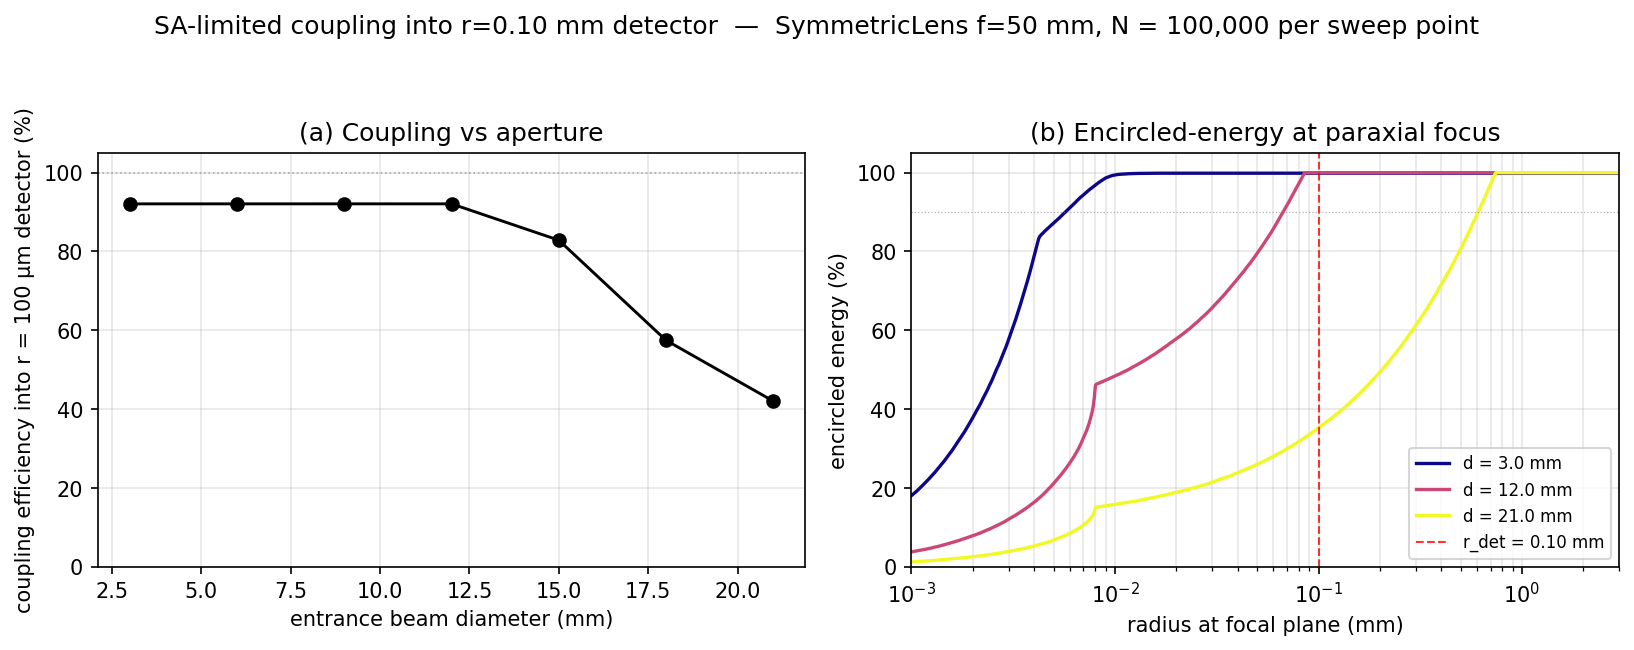

Here is the Python script that generated this plot:
"""
Figure 2c -- Fibre-coupling efficiency as a function of entrance aperture.

A practical illustration of the SA measured in fig2b: for a fixed singlet
collecting collimated light and focussing into a detector that approximates
a multimode fibre core, increasing the entrance aperture delivers more
geometric throughput but at the cost of SA-driven spot broadening. The
coupling efficiency (fraction of launched photons absorbed by the detector)
therefore degrades monotonically with aperture once SA dominates.

Setup:
  - SymmetricLens f=50 mm, d=25.4 mm, t=3.6 mm, n=1.50 (default 2352-tri smoothed mesh)
  - Collimated DirectionalSource at z=-20 mm, 10^6 photons
  - Detector: Circle(radius=0.1 mm, asDetector(halfAngle=pi/2)) centred at z=50 mm
  - Beam diameters swept over {3, 6, 9, 12, 15, 18, 21} mm

Outputs: coupling-efficiency vs beam-diameter curve, encircled-energy curves
at the paraxial focal plane for three representative apertures, and a summary
table of (d_beam, RMS, R90, coupling).

Verification: (i) efficiency at smallest aperture > 0.80, (ii) efficiency at
largest aperture < 0.50, (iii) efficiency non-increasing with aperture
(monotonic degradation), (iv) R90 strictly increases with aperture.

Run:
    MPLBACKEND=Agg python fig2c_coupling_efficiency.py
    FIG2C_N=200000 python fig2c_coupling_efficiency.py      # quick check
"""
import os
import sys
from typing import Optional, Tuple

import numpy as np
import matplotlib.pyplot as plt

from pytissueoptics import (
    Circle,
    Cuboid,
    DirectionalSource,
    EnergyLogger,
    PointCloudStyle,
    ScatteringMaterial,
    ScatteringScene,
    SymmetricLens,
    Vector,
    Viewer,
    hardwareAccelerationIsAvailable,
)
from pytissueoptics.rayscattering.energyLogging import PointCloudFactory
from pytissueoptics.scene.logger import InteractionKey

N_PHOTONS_DEFAULT = 1_000_000 if hardwareAccelerationIsAvailable() else 5_000
N_PHOTONS = int(os.environ.get("FIG2C_N", N_PHOTONS_DEFAULT))
SEED = int(os.environ.get("FIG2C_SEED", "42"))

LENS_F = 50.0
LENS_D = 25.4
LENS_T = 3.6
GLASS_N = 1.50
DETECTOR_RADIUS = 0.1  # mm (mimics a 200 um core MMF)
BEAM_DIAMETERS = [3.0, 6.0, 9.0, 12.0, 15.0, 18.0, 21.0]
SCREEN_LABEL = "FocalScreen"


def run_single(beam_diameter: float) -> Tuple[float, Optional[float], Optional[float], int]:
    glass = ScatteringMaterial(n=GLASS_N)
    vacuum = ScatteringMaterial()

    lens = SymmetricLens(f=LENS_F, diameter=LENS_D, thickness=LENS_T,
                         material=glass, position=Vector(0, 0, 0))
    screen = Cuboid(a=30, b=30, c=0.05, position=Vector(0, 0, LENS_F + 0.025),
                    material=vacuum, label=SCREEN_LABEL)

    det = Circle(radius=DETECTOR_RADIUS, orientation=Vector(0, 0, -1),
                 position=Vector(0, 0, LENS_F - 0.5), label="detector")
    det.asDetector(halfAngle=np.pi / 2)

    scene = ScatteringScene([lens, screen, det])

    source = DirectionalSource(position=Vector(0, 0, -20), direction=Vector(0, 0, 1),
                                diameter=beam_diameter, N=N_PHOTONS, displaySize=5, seed=SEED)
    logger = EnergyLogger(scene)
    source.propagate(scene, logger, showProgress=False)

    det_pts = logger.getRawDataPoints(InteractionKey("detector"))
    if det_pts is None or len(det_pts) == 0:
        n_det = 0
    elif det_pts.shape[1] >= 5:
        n_det = int(np.unique(det_pts[:, 4].astype(np.uint32)).size)
    else:
        n_det = int(det_pts.shape[0])
    coupling = n_det / N_PHOTONS

    factory = PointCloudFactory(logger)
    pc = factory.getPointCloud(SCREEN_LABEL, f"{SCREEN_LABEL}_front")
    pts = pc.enteringSurfacePoints
    if pts is None or len(pts) == 0:
        return coupling, None, None, n_det
    weights = np.abs(pts[:, 0])
    radii = np.sqrt(pts[:, 1] ** 2 + pts[:, 2] ** 2)
    total = weights.sum()
    if total <= 0:
        return coupling, None, None, n_det
    rms = float(np.sqrt((weights * radii ** 2).sum() / total))
    order = np.argsort(radii)
    cum = np.cumsum(weights[order]) / total
    idx90 = int(np.searchsorted(cum, 0.90))
    idx90 = min(idx90, len(radii) - 1)
    r90 = float(radii[order][idx90])

    return coupling, rms, r90, n_det


def encircled_energy_profile(beam_diameter: float) -> Optional[Tuple[np.ndarray, np.ndarray]]:
    glass = ScatteringMaterial(n=GLASS_N)
    vacuum = ScatteringMaterial()

    lens = SymmetricLens(f=LENS_F, diameter=LENS_D, thickness=LENS_T,
                         material=glass, position=Vector(0, 0, 0))
    screen = Cuboid(a=30, b=30, c=0.05, position=Vector(0, 0, LENS_F + 0.025),
                    material=vacuum, label=SCREEN_LABEL)
    scene = ScatteringScene([lens, screen])

    source = DirectionalSource(position=Vector(0, 0, -20), direction=Vector(0, 0, 1),
                                diameter=beam_diameter, N=N_PHOTONS, displaySize=5, seed=SEED)
    logger = EnergyLogger(scene)
    source.propagate(scene, logger, showProgress=False)

    factory = PointCloudFactory(logger)
    pc = factory.getPointCloud(SCREEN_LABEL, f"{SCREEN_LABEL}_front")
    pts = pc.enteringSurfacePoints
    if pts is None or len(pts) == 0:
        return None
    weights = np.abs(pts[:, 0])
    radii = np.sqrt(pts[:, 1] ** 2 + pts[:, 2] ** 2)
    order = np.argsort(radii)
    sorted_r = radii[order]
    cum = np.cumsum(weights[order]) / weights.sum()
    return sorted_r, cum


def main() -> int:
    print(f"[fig2c] N = {N_PHOTONS}, seed = {SEED}")
    print(f"[fig2c] Lens: f={LENS_F} mm, d={LENS_D} mm, n={GLASS_N}")
    print(f"[fig2c] Detector: Circle(r={DETECTOR_RADIUS} mm) at z={LENS_F:.1f} mm (paraxial focal plane)")

    couplings = []
    rms_list = []
    r90_list = []
    n_det_list = []
    for d_beam in BEAM_DIAMETERS:
        print(f"[fig2c]   running d_beam = {d_beam:.1f} mm ...", flush=True)
        coupling, rms, r90, n_det = run_single(d_beam)
        couplings.append(coupling)
        rms_list.append(rms if rms is not None else np.nan)
        r90_list.append(r90 if r90 is not None else np.nan)
        n_det_list.append(n_det)

    couplings = np.array(couplings)
    rms_arr = np.array(rms_list)
    r90_arr = np.array(r90_list)

    print("\n" + "=" * 72)
    print("SUMMARY")
    print("=" * 72)
    print(f"  {'d_beam (mm)':<13} {'RMS (mm)':<11} {'R90 (mm)':<11} {'n_det':<9} {'coupling':<10}")
    print("  " + "-" * 56)
    for i, d in enumerate(BEAM_DIAMETERS):
        print(f"  {d:<13.1f} {rms_arr[i]:<11.4f} {r90_arr[i]:<11.4f} "
              f"{n_det_list[i]:<9d} {couplings[i]:<10.4f}")

    results = []

    t1 = couplings[0] > 0.80
    results.append(("coupling at smallest aperture (d_beam={:.1f}) > 0.80".format(BEAM_DIAMETERS[0]), t1,
                    f"coupling = {couplings[0]:.3f}"))

    t2 = couplings[-1] < 0.50
    results.append(("coupling at largest aperture (d_beam={:.1f}) < 0.50".format(BEAM_DIAMETERS[-1]), t2,
                    f"coupling = {couplings[-1]:.3f}"))

    diffs = np.diff(couplings)
    slack = 0.02
    t3 = bool(np.all(diffs <= slack))
    results.append(("coupling non-increasing with aperture (slack {:.2f})".format(slack), t3,
                    f"max positive step = {diffs.max():+.3f}"))

    r90_diffs = np.diff(r90_arr)
    t4 = bool(np.all(r90_diffs >= -1e-3))
    results.append(("R90 non-decreasing with aperture", t4,
                    f"min step = {r90_diffs.min():+.4f} mm"))

    print()
    for name, ok, detail in results:
        print(f"  [{'PASS' if ok else 'FAIL'}] {name}  -- {detail}")

    all_pass = all(ok for _, ok, _ in results)
    print("\n" + "=" * 72)
    print("ALL TESTS PASSED" if all_pass else "SOME TESTS FAILED")
    print("=" * 72)

    # Encircled-energy curves at three representative apertures.
    ee_apertures = [BEAM_DIAMETERS[0], BEAM_DIAMETERS[len(BEAM_DIAMETERS) // 2], BEAM_DIAMETERS[-1]]
    ee_profiles = {d: encircled_energy_profile(d) for d in ee_apertures}

    fig, axes = plt.subplots(1, 2, figsize=(11, 4.4))

    ax = axes[0]
    ax.plot(BEAM_DIAMETERS, couplings * 100, "ko-", ms=6, lw=1.4)
    ax.axhline(100, color="gray", ls=":", lw=0.8, alpha=0.6)
    ax.set_xlabel("entrance beam diameter (mm)")
    ax.set_ylabel(f"coupling efficiency into r = {DETECTOR_RADIUS * 1000:.0f} μm detector (%)")
    ax.set_title("(a) Coupling vs aperture")
    ax.grid(alpha=0.3)
    ax.set_ylim(0, 105)

    ax = axes[1]
    cmap = plt.get_cmap("plasma")
    for i, d in enumerate(ee_apertures):
        prof = ee_profiles[d]
        if prof is None:
            continue
        r, c = prof
        ax.plot(r, c * 100, lw=1.6, color=cmap(i / max(len(ee_apertures) - 1, 1)),
                label=f"d = {d:.1f} mm")
    ax.axvline(DETECTOR_RADIUS, color="red", ls="--", lw=1.0, alpha=0.8,
               label=f"r_det = {DETECTOR_RADIUS:.2f} mm")
    ax.axhline(90, color="gray", ls=":", lw=0.6, alpha=0.6)
    ax.set_xlabel("radius at focal plane (mm)")
    ax.set_ylabel("encircled energy (%)")
    ax.set_title("(b) Encircled-energy at paraxial focus")
    ax.set_xscale("log")
    ax.set_xlim(1e-3, 3.0)
    ax.set_ylim(0, 105)
    ax.grid(alpha=0.3, which="both")
    ax.legend(fontsize=8)

    fig.suptitle(f"SA-limited coupling into r={DETECTOR_RADIUS:.2f} mm detector  —  "
                 f"SymmetricLens f={LENS_F:.0f} mm, N = {N_PHOTONS:,} per sweep point")
    fig.tight_layout(rect=[0, 0, 1, 0.93])

    out_dir = os.environ.get("FIG2C_OUT_DIR", os.path.dirname(os.path.abspath(__file__)))
    os.makedirs(out_dir, exist_ok=True)
    out_pdf = os.path.join(out_dir, "fig2c_coupling_efficiency.pdf")
    out_png = os.path.join(out_dir, "fig2c_coupling_efficiency.png")
    fig.savefig(out_pdf, dpi=200, bbox_inches="tight")
    fig.savefig(out_png, dpi=150, bbox_inches="tight")
    print(f"\n[save] {out_pdf}")
    print(f"[save] {out_png}")

    if os.environ.get("FIG2C_SHOW_3D"):
        _show_3d_visualization()

    return 0 if all_pass else 1


def _show_3d_visualization():
    """Interactive 3D view for a representative aperture. Needs a Mayavi display."""
    N_3D = int(os.environ.get("FIG2C_N_3D", "20000"))
    d_beam = float(os.environ.get("FIG2C_3D_DBEAM", "12.0"))

    glass = ScatteringMaterial(n=GLASS_N)
    vacuum = ScatteringMaterial()

    lens = SymmetricLens(f=LENS_F, diameter=LENS_D, thickness=LENS_T,
                         material=glass, position=Vector(0, 0, 0))
    screen = Cuboid(a=30, b=30, c=0.05, position=Vector(0, 0, LENS_F + 0.025),
                    material=vacuum, label=SCREEN_LABEL)
    det = Circle(radius=DETECTOR_RADIUS, orientation=Vector(0, 0, -1),
                 position=Vector(0, 0, LENS_F - 0.5), label="detector")
    det.asDetector(halfAngle=np.pi / 2)

    scene = ScatteringScene([lens, screen, det])
    source = DirectionalSource(position=Vector(0, 0, -20), direction=Vector(0, 0, 1),
                                diameter=d_beam, N=N_3D, displaySize=5, seed=SEED)

    print(f"\n[3D] Launching {N_3D} photons at d_beam = {d_beam} mm ...")
    scene.show(source=source)
    logger = EnergyLogger(scene)
    source.propagate(scene, logger)

    viewer = Viewer(scene, source, logger)
    viewer.show3D(pointCloudStyle=PointCloudStyle(showSolidPoints=False))


if __name__ == "__main__":
    sys.exit(main())
